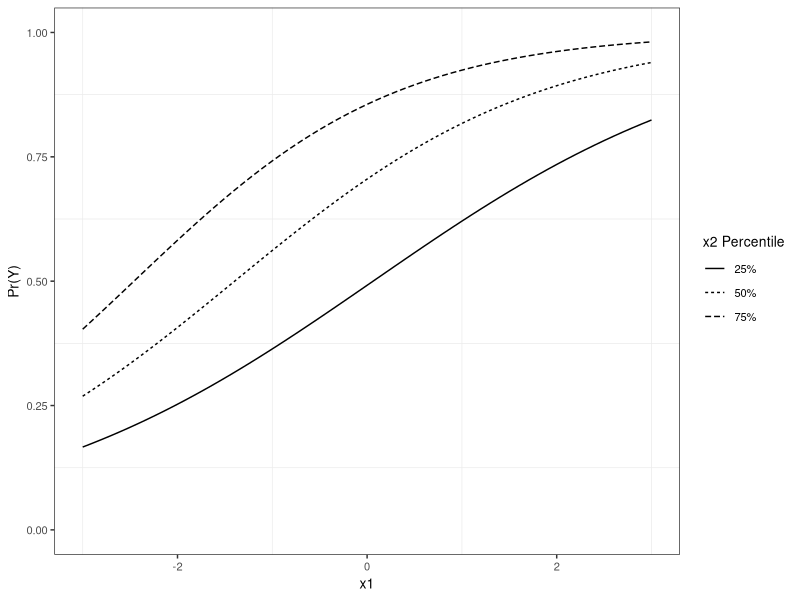
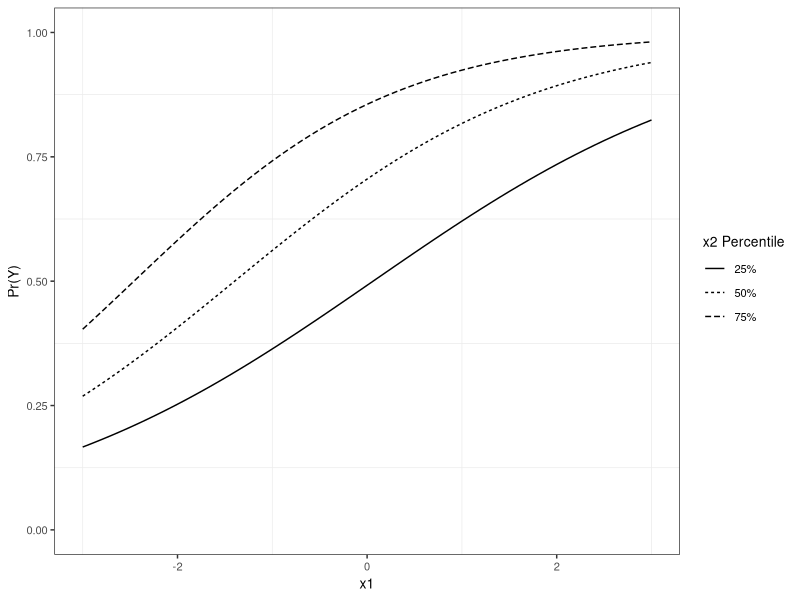

Recreate these plots in R, in order.
set.seed(62346)
b0 <- 1 ##Intercept
b1 <- .7 ###X Slope Effect
b2 <- 1.5 #Z Slope Effect
b3 <- .1 #X*Z Slope Effect
n<-10000 #Sample Size
mu<-rep(0,2) #Specify means
S<-matrix(c(1,.5,.5,1),nrow=2,ncol=2) #Specify covariance matrix
sigma <- 1 #Level 1 error

require(MASS)
rawvars<-mvrnorm(n=n, mu=mu, Sigma=S) #simulates our predictors from a multivariate normal distribution
id<-seq(1:n)
eij <- rep(rnorm(id, 0, sigma))
xb<-  (b0) + (b1) * (rawvars[,1]) + (b2) * (rawvars[,2]) + (b3) * (rawvars[,1]) * (rawvars[,2]) + eij  # linear combination with a bias

pr <- 1/(1+exp(-xb))         # pass through an inv-logit function
y <- rbinom(n,1,pr)      # bernoulli response variable

df <- data.frame(id=id,y=y,x1=rawvars[,1],x2=rawvars[,2])
#LOGIT

logit<-glm( y~x1+x2 + x1:x2,data=df,family="binomial")

confint(logit)

xi.obs<-as.matrix(data.frame(int=rep(1,nrow(df)),x1=df$x1, x2=df$x2,x1x2=df$x1*df$x2))
predpr.obs<-1/(1+exp(-(xi.obs%*%logit$coefficients)))

x1seq<-seq(-3,3,.1)
x1seq<-seq(-3,3,.1)
xi.mean<-data.frame(int=rep(1,length(x1seq)),
                    x1=x1seq,
                    x2=rep(mean(df$x2),length(x1seq)))

xi.q25<-data.frame(int=rep(1,length(x1seq)),
                   x1=x1seq,
                   x2=rep(quantile(df$x2)["25%"],length(x1seq)))

xi.q75<-data.frame(int=rep(1,length(x1seq)),
                   x1=x1seq,
                   x2=rep(quantile(df$x2)["75%"],length(x1seq)))
xi.mean$x1x2<-xi.mean$x1*xi.mean$x2
xi.q25$x1x2<-xi.q25$x1*xi.q25$x2
xi.q75$x1x2<-xi.q75$x1*xi.q75$x2

xi.mean<-as.matrix(xi.mean)
xi.q25<-as.matrix(xi.q25)
xi.q75<-as.matrix(xi.q75)

predct.mean<-as.data.frame(cbind(x1seq,rep("50%",length(x1seq)),1/(1+exp(-(xi.mean%*%logit$coefficients)))))
predct.q25<-as.data.frame(cbind(x1seq,rep("25%",length(x1seq)),1/(1+exp(-(xi.q25%*%logit$coefficients)))))
predct.q75<-as.data.frame(cbind(x1seq,rep("75%",length(x1seq)),1/(1+exp(-(xi.q75%*%logit$coefficients)))))

dfpreds.logit<-rbind(predct.q25,predct.mean,predct.q75)
colnames(dfpreds.logit)<-c("x1","x2 Percentile","pred_count")
dfpreds.logit$x1<-as.numeric(as.character(dfpreds.logit$x1))
dfpreds.logit$pred_count<-as.numeric(as.character(dfpreds.logit$pred_count))

require(ggplot2)

(logitplot<-ggplot(data=dfpreds.logit,aes(x=x1,y=pred_count,linetype=`x2 Percentile`)) + 
    geom_line() +
    ylim(0,1) +
    ylab("Pr(Y)") +
###The commented code below will add the single-unit change estimates to this plot (see Figure 5 of manuscript), but will probably not be helpful for a manuscript. Uncomment to see these
    
    # geom_segment(x=1,
    #              y=dfpreds.logit[which(dfpreds.logit$x1==1 & dfpreds.logit$`x2 Percentile`=="25%"),"pred_count"],
    #              xend=2,
    #              yend=dfpreds.logit[which(dfpreds.logit$x1==1 & dfpreds.logit$`x2 Percentile`=="25%"),"pred_count"], size=.25,alpha=1, linetype="solid",color="black") +
    # geom_segment(x=2,
    #              y=dfpreds.logit[which(dfpreds.logit$x1==1 & dfpreds.logit$`x2 Percentile`=="25%"),"pred_count"],
    #              xend=2,
    #              yend=dfpreds.logit[which(dfpreds.logit$x1==2 & dfpreds.logit$`x2 Percentile`=="25%"),"pred_count"], size=.25,alpha=1, linetype="solid", color="black") +
    # geom_segment(x=1,
    #              y=dfpreds.logit[which(dfpreds.logit$x1==1 & dfpreds.logit$`x2 Percentile`=="75%"),"pred_count"],
    #              xend=2,
    #              yend=dfpreds.logit[which(dfpreds.logit$x1==1 & dfpreds.logit$`x2 Percentile`=="75%"),"pred_count"], size=.25,alpha=1, linetype="solid",color="black") +
    # geom_segment(x=2,
    #              y=dfpreds.logit[which(dfpreds.logit$x1==1 & dfpreds.logit$`x2 Percentile`=="75%"),"pred_count"],
    #              xend=2,
    #              yend=dfpreds.logit[which(dfpreds.logit$x1==2 & dfpreds.logit$`x2 Percentile`=="75%"),"pred_count"], size=.25,alpha=1, linetype="solid", color="black") +
    # 
    # geom_segment(x=-2,
    #              y=dfpreds.logit[which(dfpreds.logit$x1==-2 & dfpreds.logit$`x2 Percentile`=="25%"),"pred_count"],
    #              xend=-1,
    #              yend=dfpreds.logit[which(dfpreds.logit$x1==-2 & dfpreds.logit$`x2 Percentile`=="25%"),"pred_count"], size=.25,alpha=1, linetype="solid",color="black") +
    # geom_segment(x=-1,
    #              y=dfpreds.logit[which(dfpreds.logit$x1==-2 & dfpreds.logit$`x2 Percentile`=="25%"),"pred_count"],
    #              xend=-1,
    #              yend=dfpreds.logit[which(dfpreds.logit$x1==-1 & dfpreds.logit$`x2 Percentile`=="25%"),"pred_count"], size=.25,alpha=1, linetype="solid", color="black") +
    # geom_segment(x=-2,
    #              y=dfpreds.logit[which(dfpreds.logit$x1==-2 & dfpreds.logit$`x2 Percentile`=="75%"),"pred_count"],
    #              xend=-1,
    #              yend=dfpreds.logit[which(dfpreds.logit$x1==-2 & dfpreds.logit$`x2 Percentile`=="75%"),"pred_count"], size=.25,alpha=1, linetype="solid",color="black") +
    # geom_segment(x=-1,
    #              y=dfpreds.logit[which(dfpreds.logit$x1==-2 & dfpreds.logit$`x2 Percentile`=="75%"),"pred_count"],
    #              xend=-1,
    #              yend=dfpreds.logit[which(dfpreds.logit$x1==-1 & dfpreds.logit$`x2 Percentile`=="75%"),"pred_count"], size=.25,alpha=1, linetype="solid", color="black") +
    # xlab(expression(italic(x)[1])) +
    # ylab(expression(paste(hat(E),"[Y|",bold(x),"]"))) +
    # scale_linetype_discrete(name=expression(paste(x[2]," Percentile")))+
  theme_bw() +
    theme(panel.grid.major=element_blank(),
          text = element_text(size=10),
          plot.title = element_text(hjust=0.5)))  # theme(legend.position="none"))

ggsave("logitex.pdf",logitplot, width = 5.8, height = 3)

#######
#The rest of this code is for making other figures in the manuscript. Kept here in case it is helpful.
#######
# dfpreds.logit[which(dfpreds.logit$x1==2 & dfpreds.logit$`x2 Percentile`=="75%"),"pred_count"]- dfpreds.logit[which(dfpreds.logit$x1==1 & dfpreds.logit$`x2 Percentile`=="75%"),"pred_count"]
# 
# dfpreds.logit[which(dfpreds.logit$x1==2 & dfpreds.logit$`x2 Percentile`=="25%"),"pred_count"]- dfpreds.logit[which(dfpreds.logit$x1==1 & dfpreds.logit$`x2 Percentile`=="25%"),"pred_count"]
# 
# dfpreds.logit[which(dfpreds.logit$x1==-1 & dfpreds.logit$`x2 Percentile`=="75%"),"pred_count"]- dfpreds.logit[which(dfpreds.logit$x1==-2 & dfpreds.logit$`x2 Percentile`=="75%"),"pred_count"]
# 
# dfpreds.logit[which(dfpreds.logit$x1==-1 & dfpreds.logit$`x2 Percentile`=="25%"),"pred_count"]- dfpreds.logit[which(dfpreds.logit$x1==-2 & dfpreds.logit$`x2 Percentile`=="25%"),"pred_count"]
# 
# # dfpreds.logit[which(dfpreds.logit$x1==2 & dfpreds.logit$`x2 Percentile`=="25%"),"pred_count"]- dfpreds.logit[which(dfpreds.logit$x1==1 & dfpreds.logit$`x2 Percentile`=="25%"),"pred_count"]
# 
# 
# -0.05231793- 1.96*0.01106469
# -0.05231793 + 1.96*0.01106469
# source("~/Documents/modglm/modglm.R")
# 
# logitglm<-modglm(model=logit,vars=c("x1","x2"),data=df)
# 
# nrow(logitglm$obints %>% filter(sig=="Sig." & int.est<0))/nrow(logitglm$obints)
# range(logitglm$obints %>% filter(sig=="Sig." & int.est<0)%>%select(int.est))
# 
# nrow(logitglm$obints %>% filter(sig=="Sig." & int.est>0))/nrow(logitglm$obints)
# range(logitglm$obints %>% filter(sig=="Sig." & int.est>0)%>%select(int.est))
# 
# logitglm$inthyp$int.est
# logitglm$inthyp$int.est-1.96*logitglm$inthyp$se.int.est
# logitglm$inthyp$int.est+1.96*logitglm$inthyp$se.int.est
# 
# x1<-logit$model[1,"x1"]
# x2<-logit$model[1,"x2"]
# 
# int<-logit$coefficients["(Intercept)"]
# b1<-logit$coefficients["x1"]
# b2<-logit$coefficients["x2"]
# eta<-int+b1*x1+b2*x2
# 
# b12<-0
#   
# #(gam12<-1.05*((exp(-(1+.7*x1+1.5*x2))-1)/(exp(2+1.4*x1+3*x2)*(1+exp(-(1+.7*x1+1.5*x2))^5))))
# d1f <- exp(-eta)*(1+exp(-eta))^(-2)
# d2f <- ((exp(-eta)-1)*exp(-eta))/((exp(-eta)+1)^3)
# linear <- b12 * d1f
# #Connor's version:
# (modelcc <- b12 * d1f + #linear (computed above) plus...
#  (b1 + b12 * x2) * #coef$ss + (coef$sspre*Xpremed), times...
#  (b2 + b12 * x1) * #coef$pre + (coef$sspre*Xss), times...
#   d2f) #var(Yi) * (1-(2*predicted probabilities))
# 
# b1*b2*d2f
# 
# tfrac<-exp(-eta)-1
# bfrac<-exp(2*eta)*(1+exp(-eta)^5)
# 
# -(int+b1*x1+b2*x2)
# 
# -int-b1*x1-b2*x2
# 
# b1*b2*(tfrac/bfrac)
# 
# b1*b2*(exp(-(eta))*((1+exp(-(eta)))^-2))*((exp(-(eta))-1)*(exp(-(eta)))/((exp(-(eta))+1)^3))
# 
# logitglm$intsplot
# logitglm$obints$sig[abs(logitglm$obints$t.val)>=1.96]<-"p<.05"
# logitglm$obints$sig[abs(logitglm$obints$t.val)<1.96]<-"p>.05"
# 
# neg<-logitglm$obints$int.est[which(logitglm$obints$int.est<0 & abs(logitglm$obints$t.val)>1.96)]
# pos<-logitglm$obints$int.est[which(logitglm$obints$int.est>0 & abs(logitglm$obints$t.val)>1.96)]
# 
# length(neg)/length(logitglm$obints$int.est)
# range(neg)
# 
# length(pos)/length(logitglm$obints$int.est)
# range(pos)
# 
# ggplot() + geom_point(aes(x=df$x2,y=logitglm$obints$betas, color=logitglm$obints$sig)) + theme_bw()
# 
# # ggplot() + geom_point(aes(x=df$x1,y=logitglm$obints$betas, color=logitglm$obints$sig)) + theme_bw()
